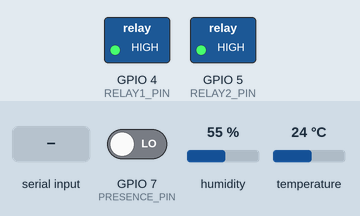
Recording of a sketch running on a simulated ESP32-S3. Parts: switched loads named in the sketch (green lamp = pin HIGH). The test bench sets the inputs (shaded band); at power-on: GPIO 7 (PRESENCE_PIN) LOW, humidity 55 %, temperature 24 °C. What the sketch prints to the serial monitor is not drawn.

Above: at 2.4 s.
2.5 s: "RELAY1_ON\n" received over Serial
At 2.9 s:
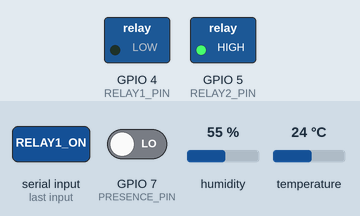
4.0 s: "RELAY2_ON\n" received over Serial
At 5.2 s:
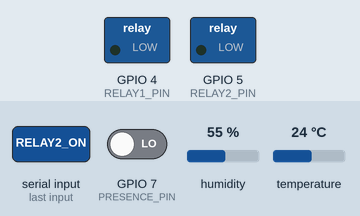
5.5 s: "RELAY1_OFF\n" received over Serial
At 6.8 s:
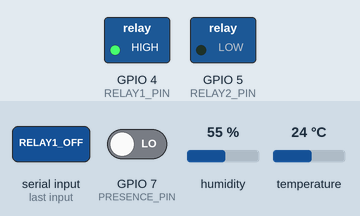
Timing chart, 0 to 8.5 s (numbered marks = the images above; inputs shaded):
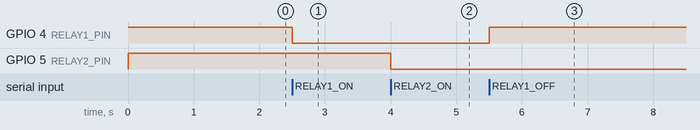

Measured:
- after the input at 2.5 s, GPIO 4 (RELAY1_PIN): HIGH → LOW at once
- after the input at 4.0 s, GPIO 5 (RELAY2_PIN): HIGH → LOW at once
- after the input at 5.5 s, GPIO 4 (RELAY1_PIN): LOW → HIGH at once

The sketch:

Esp32_Identity.ino
```cpp
// ============================================================
// RIW2026 - ESP32-S3 N16R8
// Protocolo TSX-HW/1.0
//
// GPIO 4 -> Relé 1 - active LOW
// GPIO 5 -> Relé 2 - active LOW
// GPatura -> Sensor interno do ESP32-S3
// GPIO 7 -> HC-SR501 - presença
// ============================================================

#include <Arduino.h>
#include <DHT.h>
#include <math.h>

// ------------------------------------------------------------
// Configuração geral
// ------------------------------------------------------------

// O navegador receberá um novo status a cada 1 segundo.
const unsigned long STATUS_INTERVAL =
  250;

const unsigned long TEMPERATURE_INTERVAL =
  2000;

// Mantém "presença detectada" por 3 segundos
// após o último sinal HIGH do PIR.
const unsigned long PRESENCE_HOLD_TIME =
  3000;

unsigned long lastStatusTime =
  0;

unsigned long lastTemperatureTime =
  0;

unsigned long lastPresenceTime =
  0;

bool hostDetected =
  false;

// ------------------------------------------------------------
// GPIOs
// ------------------------------------------------------------

const int RELAY1_PIN =
  4;

const int RELAY2_PIN =
  5;

const int TEMPERATURE_PIN =
  6;

const int PRESENCE_PIN =
  7;

// ------------------------------------------------------------
// Relés active LOW
// ------------------------------------------------------------

const int RELAY_ON_LEVEL =
  LOW;

const int RELAY_OFF_LEVEL =
  HIGH;

//DHT
#define DHT_TYPE DHT11

DHT dht(
  TEMPERATURE_PIN,
  DHT_TYPE
);


// ------------------------------------------------------------
// Sensor PIR
//
// HC-SR501:
// HIGH = movimento detectado
// LOW  = nenhum movimento
// ------------------------------------------------------------

const int PRESENCE_ACTIVE_LEVEL =
  HIGH;

// ------------------------------------------------------------
// Estados atuais
// ------------------------------------------------------------

bool relay1State =
  false;

bool relay2State =
  false;

bool presenceState =
  false;

bool presenceArmed =
  true;

float temperatureC =
  NAN;

// ------------------------------------------------------------
// Protótipos
// ------------------------------------------------------------

void readSerialCommand();

void processCommand(
  const char* command
);

void updatePresenceSensor();

void updateTemperatureSensor();

void sendBoot();

void sendIdentity();

void sendStatus();

void sendPong();

void sendCommandReceived(
  const char* command
);

void sendError(
  const char* message
);

// ------------------------------------------------------------
// Setup
// ------------------------------------------------------------

void setup()
{
  Serial.begin(
    115200
  );

  // --------------------------------------------------------
  // Relés
  // --------------------------------------------------------

  pinMode(
    RELAY1_PIN,
    OUTPUT
  );

  pinMode(
    RELAY2_PIN,
    OUTPUT
  );

  /*
   * Relé active LOW:
   *
   * HIGH = desligado
   * LOW  = ligado
   */
  digitalWrite(
    RELAY1_PIN,
    RELAY_OFF_LEVEL
  );

  digitalWrite(
    RELAY2_PIN,
    RELAY_OFF_LEVEL
  );

  relay1State =
    false;

  relay2State =
    false;

  //DHT
  dht.begin();

  // --------------------------------------------------------
  // PIR HC-SR501
  // --------------------------------------------------------

  pinMode(
    PRESENCE_PIN,
    INPUT
  );

  /*
   * Atraso curto apenas para inicialização geral.
   *
   * O PIR pode levar mais tempo para estabilizar
   * fisicamente, mas isso não deve bloquear a
   * identificação da placa pelo C++Builder.
   */
  delay(
    1200
  );

  updatePresenceSensor();

  updateTemperatureSensor();

  sendBoot();
}

// ------------------------------------------------------------
// Loop
// ------------------------------------------------------------

void loop()
{
  readSerialCommand();

  /*
   * O PIR continua sendo verificado
   * continuamente.
   */
  updatePresenceSensor();

  const unsigned long now =
    millis();

  /*
   * O DHT11 é atualizado somente
   * a cada dois segundos.
   */
  if (
    now - lastTemperatureTime >=
      TEMPERATURE_INTERVAL
  )
  {
    lastTemperatureTime =
      now;

    updateTemperatureSensor();
  }

  /*
   * Presença, relés e última temperatura
   * são enviados quatro vezes por segundo.
   */
  if (
    hostDetected &&
    now - lastStatusTime >=
      STATUS_INTERVAL
  )
  {
    lastStatusTime =
      now;

    sendStatus();
  }

  delay(
    1
  );
}

// ------------------------------------------------------------
// Atualização da temperatura interna
// ------------------------------------------------------------
void updateTemperatureSensor()
{
  const float newTemperature =
    dht.readTemperature();

  if (
    !isnan(
      newTemperature
    )
  )
  {
    temperatureC =
      newTemperature;
  }
}

// ------------------------------------------------------------
// Atualização do PIR
// ------------------------------------------------------------

void updatePresenceSensor()
{
  const unsigned long now =
    millis();

  const bool pirDetected =
    digitalRead(
      PRESENCE_PIN
    ) ==
    PRESENCE_ACTIVE_LEVEL;

  // --------------------------------------------------------
  // Nova detecção
  // --------------------------------------------------------

  if (
    pirDetected &&
    presenceArmed
  )
  {
    presenceState =
      true;

    presenceArmed =
      false;

    lastPresenceTime =
      now;

    return;
  }

  // --------------------------------------------------------
  // Após 3 segundos, desliga a indicação
  // --------------------------------------------------------

  if (
    presenceState &&
    now - lastPresenceTime >=
      PRESENCE_HOLD_TIME
  )
  {
    presenceState =
      false;
  }

  // --------------------------------------------------------
  // Rearma somente quando o PIR voltar para LOW
  // --------------------------------------------------------

  if (
    !pirDetected
  )
  {
    presenceArmed =
      true;
  }
}

// ------------------------------------------------------------
// Leitura serial
// ------------------------------------------------------------

void readSerialCommand()
{
  static char commandBuffer[
    192
  ];

  static size_t commandLength =
    0;

  while (
    Serial.available() > 0
  )
  {
    const char received =
      static_cast<char>(
        Serial.read()
      );

    if (
      received == '\r'
    )
    {
      continue;
    }

    if (
      received == '\n'
    )
    {
      commandBuffer[
        commandLength
      ] = '\0';

      if (
        commandLength > 0
      )
      {
        processCommand(
          commandBuffer
        );
      }

      commandLength =
        0;

      commandBuffer[0] =
        '\0';

      continue;
    }

    if (
      commandLength <
      sizeof(
        commandBuffer
      ) - 1
    )
    {
      commandBuffer[
        commandLength
      ] = received;

      ++commandLength;
    }
    else
    {
      commandLength =
        0;

      commandBuffer[0] =
        '\0';

      sendError(
        "Buffer de comando excedido"
      );
    }
  }
}

// ------------------------------------------------------------
// Processamento dos comandos
// ------------------------------------------------------------

void processCommand(
  const char* command
)
{
  if (
    command == nullptr ||
    command[0] == '\0'
  )
  {
    return;
  }

  sendCommandReceived(
    command
  );

  // --------------------------------------------------------
  // IDENTIFY
  // --------------------------------------------------------

  if (
    strcmp(
      command,
      "IDENTIFY"
    ) == 0
  )
  {
    hostDetected =
      true;

    sendIdentity();

    return;
  }

  // --------------------------------------------------------
  // STATUS
  // --------------------------------------------------------

  if (
    strcmp(
      command,
      "STATUS"
    ) == 0
  )
  {
    hostDetected =
      true;

    updatePresenceSensor();

    updateTemperatureSensor();

    sendStatus();

    return;
  }

  // --------------------------------------------------------
  // PING
  // --------------------------------------------------------

  if (
    strcmp(
      command,
      "PING"
    ) == 0
  )
  {
    hostDetected =
      true;

    sendPong();

    return;
  }

  // --------------------------------------------------------
  // RELAY 1 ON
  // --------------------------------------------------------

  if (
    strcmp(
      command,
      "RELAY1_ON"
    ) == 0
  )
  {
    hostDetected =
      true;

    digitalWrite(
      RELAY1_PIN,
      RELAY_ON_LEVEL
    );

    relay1State =
      true;

    Serial.println(
      F(
        "{\"type\":\"relay\","
        "\"id\":\"relay1\","
        "\"state\":true}"
      )
    );

    return;
  }

  // --------------------------------------------------------
  // RELAY 1 OFF
  // --------------------------------------------------------

  if (
    strcmp(
      command,
      "RELAY1_OFF"
    ) == 0
  )
  {
    hostDetected =
      true;

    digitalWrite(
      RELAY1_PIN,
      RELAY_OFF_LEVEL
    );

    relay1State =
      false;

    Serial.println(
      F(
        "{\"type\":\"relay\","
        "\"id\":\"relay1\","
        "\"state\":false}"
      )
    );

    return;
  }

  // --------------------------------------------------------
  // RELAY 2 ON
  // --------------------------------------------------------

  if (
    strcmp(
      command,
      "RELAY2_ON"
    ) == 0
  )
  {
    hostDetected =
      true;

    digitalWrite(
      RELAY2_PIN,
      RELAY_ON_LEVEL
    );

    relay2State =
      true;

    Serial.println(
      F(
        "{\"type\":\"relay\","
        "\"id\":\"relay2\","
        "\"state\":true}"
      )
    );

    return;
  }

  // --------------------------------------------------------
  // RELAY 2 OFF
  // --------------------------------------------------------

  if (
    strcmp(
      command,
      "RELAY2_OFF"
    ) == 0
  )
  {
    hostDetected =
      true;

    digitalWrite(
      RELAY2_PIN,
      RELAY_OFF_LEVEL
    );

    relay2State =
      false;

    Serial.println(
      F(
        "{\"type\":\"relay\","
        "\"id\":\"relay2\","
        "\"state\":false}"
      )
    );

    return;
  }

  sendError(
    "Comando desconhecido"
  );
}

// ------------------------------------------------------------
// Boot
// ------------------------------------------------------------

void sendBoot()
{
  Serial.println(
    F(
      "{\"type\":\"boot\","
      "\"device\":\"TSX-ESP32-001\","
      "\"message\":\"ESP32-S3 iniciado\","
      "\"baud\":115200}"
    )
  );
}

// ------------------------------------------------------------
// Identity
// ------------------------------------------------------------

void sendIdentity()
{
  Serial.print(
    F(
      "{\"type\":\"identity\","
      "\"device\":{"
    )
  );

  Serial.print(
    F(
      "\"name\":\"ESP32-S3\","
      "\"id\":\"TSX-ESP32-001\","
      "\"category\":\"IoT Gateway\","
      "\"mcu\":\"ESP32-S3\","
      "\"clock\":\"240 MHz\","
      "\"firmware\":\"1.2.0\","
      "\"protocol\":\"TSX-HW/1.0\""
    )
  );

  Serial.print(
    F(
      "},"
      "\"serial\":{"
      "\"baud\":115200"
      "},"
      "\"memory\":{"
      "\"flash\":\"16 MB\","
      "\"psram\":\"8 MB\""
      "},"
      "\"capabilities\":["
      "{"
      "\"id\":\"relay1\","
      "\"type\":\"actuator\","
      "\"name\":\"Rele 1\","
      "\"mode\":\"digital\","
      "\"pin\":4,"
      "\"active_low\":true"
      "},"
      "{"
      "\"id\":\"relay2\","
      "\"type\":\"actuator\","
      "\"name\":\"Rele 2\","
      "\"mode\":\"digital\","
      "\"pin\":5,"
      "\"active_low\":true"
      "},"
      "{"
      "\"id\":\"temperature\","
      "\"type\":\"sensor\","
      "\"name\":\"Temperatura\","
      "\"sensor\":\"DHT11\","
      "\"unit\":\"C\","
      "\"pin\":6"
      "},"
      "{"
      "\"id\":\"presence\","
      "\"type\":\"sensor\","
      "\"name\":\"Presenca\","
      "\"sensor\":\"HC-SR501\","
      "\"mode\":\"digital\","
      "\"pin\":7,"
      "\"hold_ms\":3000"
      "}"
      "]"
    )
  );

  Serial.println(
    F("}")
  );
}

// ------------------------------------------------------------
// Status
// ------------------------------------------------------------

void sendStatus()
{
  Serial.print(
    F(
      "{\"type\":\"status\","
      "\"device_id\":\"TSX-ESP32-001\","
      "\"online\":true,"
      "\"uptime_ms\":"
    )
  );

  Serial.print(
    millis()
  );

  Serial.print(
    F(
      ",\"free_heap\":"
    )
  );

  Serial.print(
    ESP.getFreeHeap()
  );

  Serial.print(
    F(
      ",\"capabilities\":["
    )
  );

  // --------------------------------------------------------
  // Relé 1
  // --------------------------------------------------------

  Serial.print(
    F(
      "{"
      "\"id\":\"relay1\","
      "\"state\":"
    )
  );

  Serial.print(
    relay1State
      ? F("true")
      : F("false")
  );

  Serial.print(
    F("},")
  );

  // --------------------------------------------------------
  // Relé 2
  // --------------------------------------------------------

  Serial.print(
    F(
      "{"
      "\"id\":\"relay2\","
      "\"state\":"
    )
  );

  Serial.print(
    relay2State
      ? F("true")
      : F("false")
  );

  Serial.print(
    F("},")
  );

  // --------------------------------------------------------
  // Temperatura ambiente DHT11  // --------------------------------------------------------

  Serial.print(
    F(
      "{"
      "\"id\":\"temperature\","
      "\"value\":"
    )
  );

  if (
    isnan(
      temperatureC
    )
  )
  {
    Serial.print(
      F("null")
    );
  }
  else
  {
    Serial.print(
      temperatureC,
      1
    );
  }

  Serial.print(
    F(
      ",\"unit\":\"C\""
      "},"
    )
  );

  // --------------------------------------------------------
  // Presença HC-SR501
  // --------------------------------------------------------

  Serial.print(
    F(
      "{"
      "\"id\":\"presence\","
      "\"state\":"
    )
  );

  Serial.print(
    presenceState
      ? F("true")
      : F("false")
  );

  Serial.print(
    F("}")
  );

  Serial.println(
    F("]}")
  );
}

// ------------------------------------------------------------
// Pong
// ------------------------------------------------------------

void sendPong()
{
  Serial.print(
    F(
      "{\"type\":\"pong\","
      "\"device\":\"TSX-ESP32-001\","
      "\"uptime_ms\":"
    )
  );

  Serial.print(
    millis()
  );

  Serial.println(
    F("}")
  );
}

// ------------------------------------------------------------
// Command Received
// ------------------------------------------------------------

void sendCommandReceived(
  const char* command
)
{
  Serial.print(
    F(
      "{\"type\":\"command_received\","
      "\"command\":\""
    )
  );

  Serial.print(
    command
  );

  Serial.println(
    F("\"}")
  );
}

// ------------------------------------------------------------
// Error
// ------------------------------------------------------------

void sendError(
  const char* message
)
{
  Serial.print(
    F(
      "{\"type\":\"error\","
      "\"message\":\""
    )
  );

  Serial.print(
    message
  );

  Serial.println(
    F("\"}")
  );
}
```
